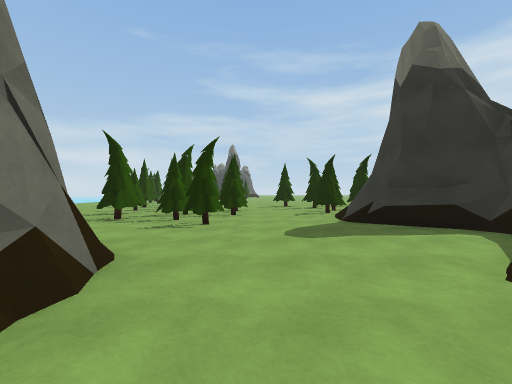
view 1 (above)

19 first-person views from a walk through a scene from a Unity 3-D project. The camera is 1.2 m above the floor, looks level and sees 90° across. The floor is counted in squares, 2 m on a side. Each view is taken from the middle of a square. On the plan, view 1 faces up. The plan holds only what a view shows up to about 9 squares ahead; the rest is blank. The place goes on beyond the plan. The player character is not drawn. Some animated figures are left out. Some surface patterns are stand-ins.

view 2
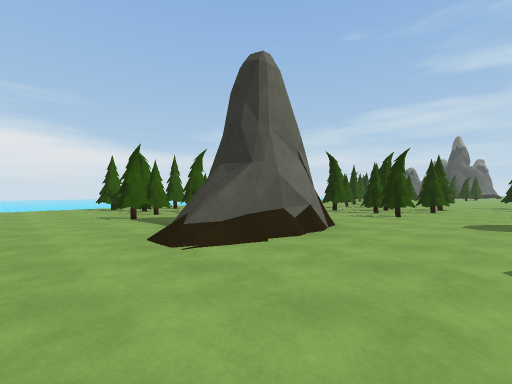

view 3
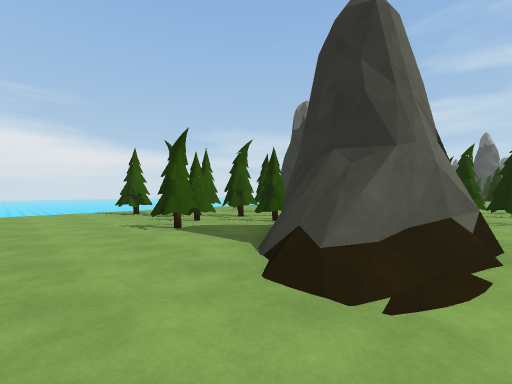

view 4
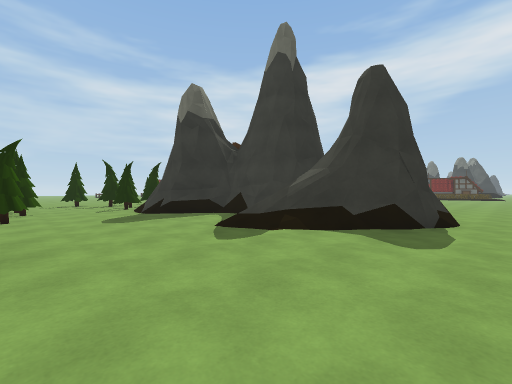

view 5
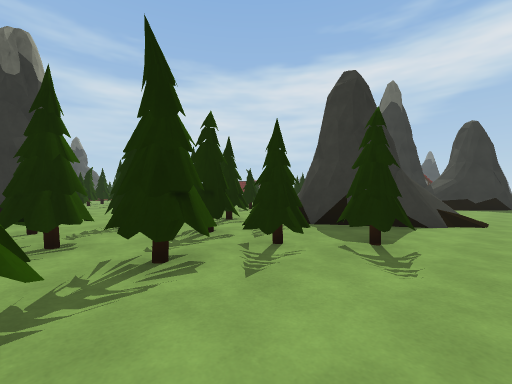

view 6
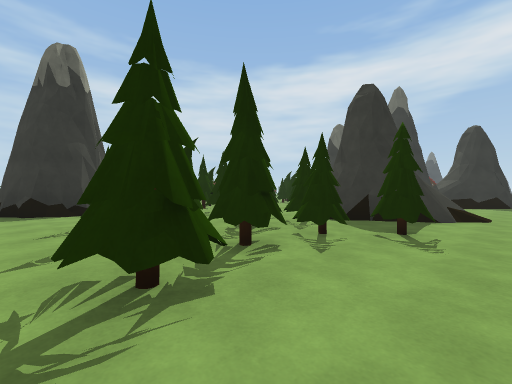

view 7
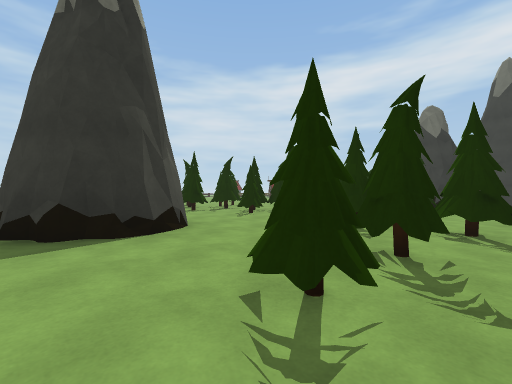

view 8
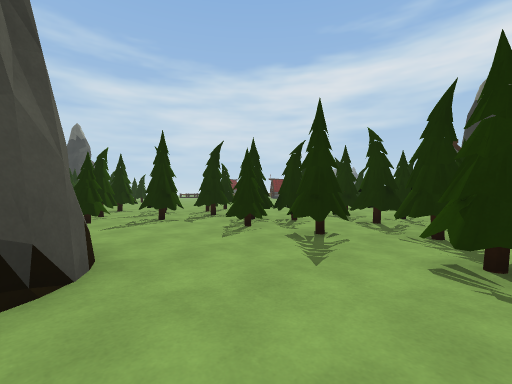

view 9
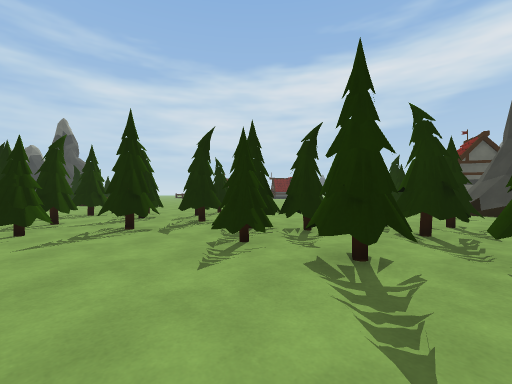

view 10
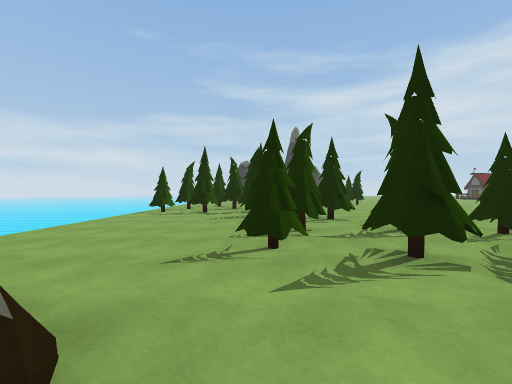

view 11
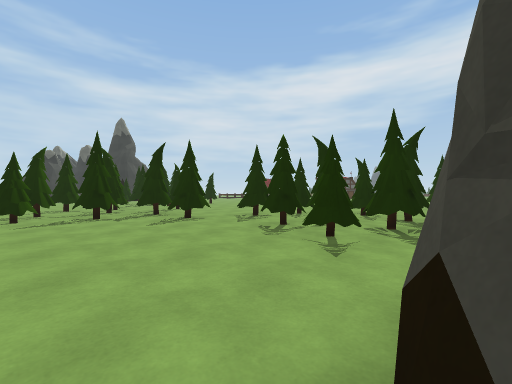

view 12
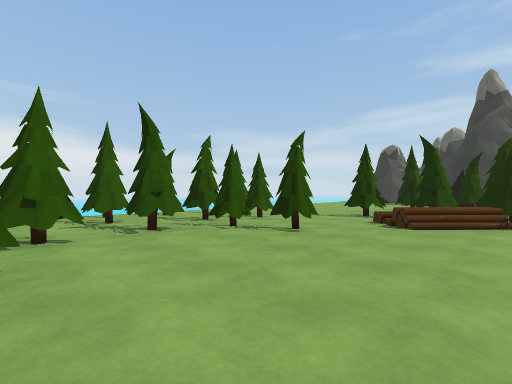

view 13
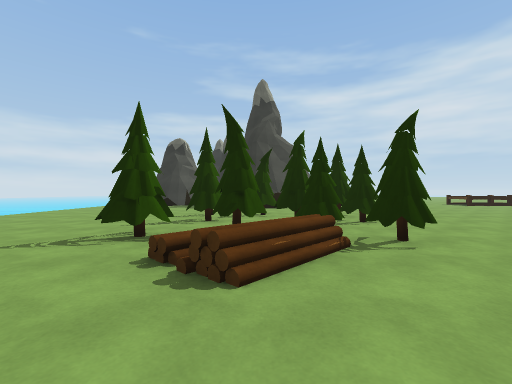

view 14
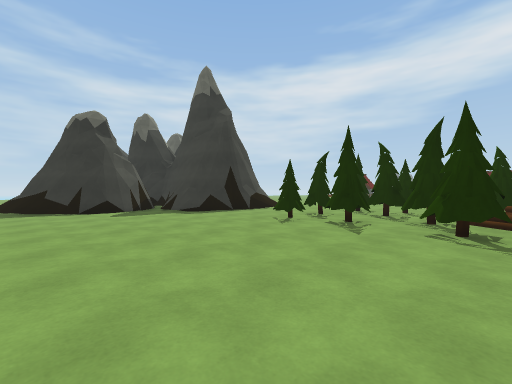

view 15
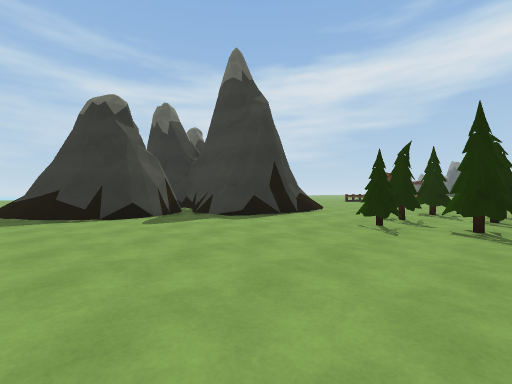

view 16
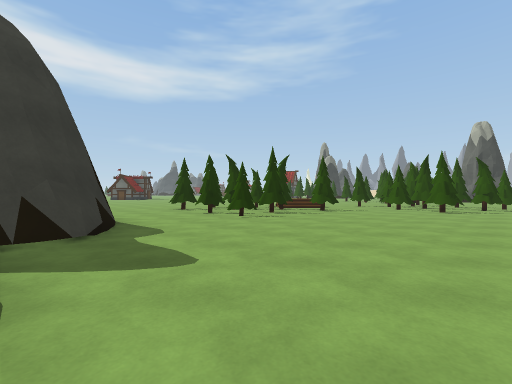

view 17
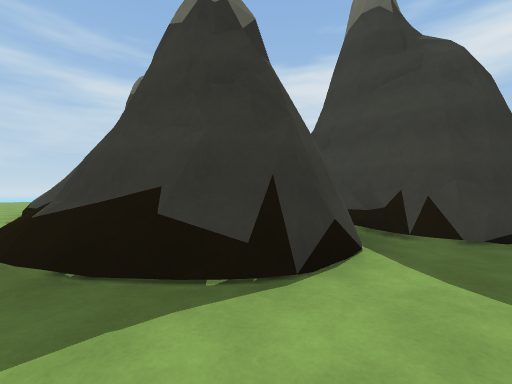

view 18
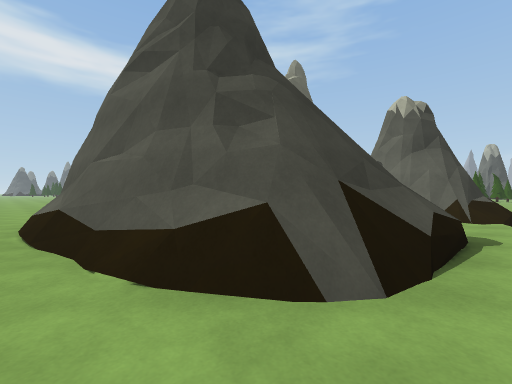

view 19
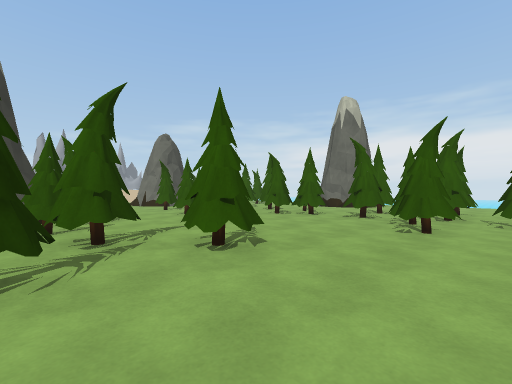

### Floor plan
Key: @ floor where view 1 was taken; # wall or solid block; x gap in a wall; . floor; / step, stairs or slope; = window, fence, low wall or low ledge; T thing the floor can be seen under or through.
Columns run from 9 left of view 1 to 11 right of it. Each row starts with its distance up from view 1.
 38 .............
 37 .=#####  ....
 36 .##
 35 .#
 34 .#
 33 .
 32 //
 31 /=#
 30 /##  #
 29 .#####
 28 ....##
 27 ....####/
 26 .........   ...
 25 ..........  ...
 24 .....##.......
 23 ........#....
 22 .....#.##...
 21 ....####...
 20 ....##=##.
 19 .##...=..
 18 ..##....
 17 .####...
 16 ####....
 15 .##.....
 14 ...#xT..
 13 .....TT......
 12 ....TTTT.....
 11 ...#TTT...#.#
 10 ....TTT...###
  9 .##...T....###
  8 ###..TTTT..##
  7 .##..TTTT..##
  6 ......TT.../#
  5 .....#.##../##
  4 .#.##......./#
  3 .x..##.......#
  2 .x.#####.../ #
  1 .###..##...//=
  0 ....#.##.@..##
 -1 .............##......
 -2 .....................

Where each view was taken, in squares from view 1:
view 1: 0 up, 0 right, facing up
view 2: 2 down, 1 right, facing up-left
view 3: 2 down, 1 left, facing up-left
view 4: 2 down, 1 left, facing up-right
view 5: 1 down, 8 left, facing up-right
view 6: 1 down, 9 left, facing up-right
view 7: 3 up, 9 left, facing up-right
view 8: 5 up, 7 left, facing up-right
view 9: 6 up, 6 left, facing up-right
view 10: 8 up, 6 left, facing up
view 11: 9 up, 9 left, facing up-right
view 12: 14 up, 2 left, facing up-left
view 13: 17 up, 3 left, facing up
view 14: 20 up, 9 left, facing up-right
view 15: 22 up, 9 left, facing up-right
view 16: 28 up, 9 left, facing down-right
view 17: 27 up, 9 left, facing up-right
view 18: 38 up, 9 left, facing down-right
view 19: 13 up, 3 right, facing down-left
